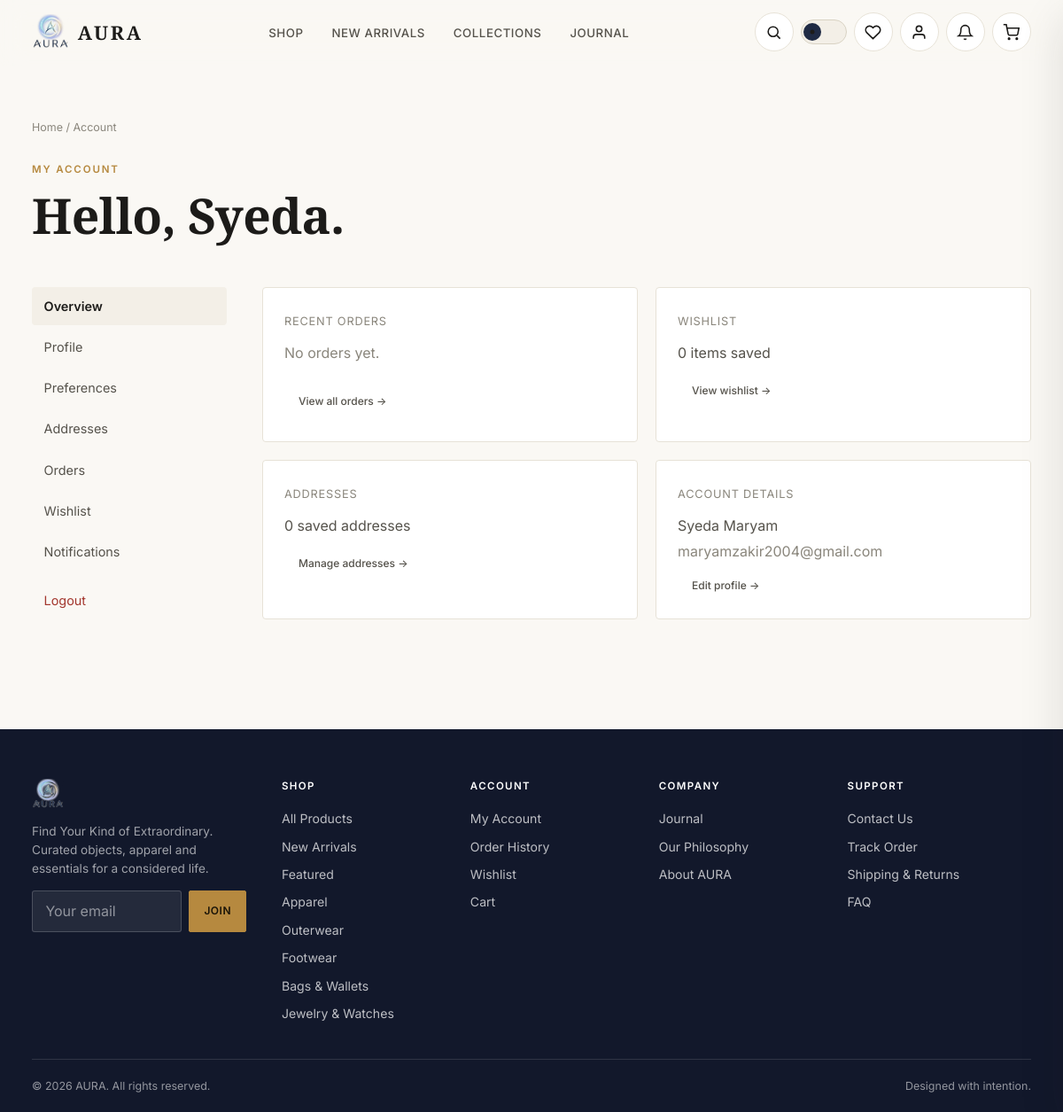
/account/ (signed in), run on an earlier commit of the app's database.
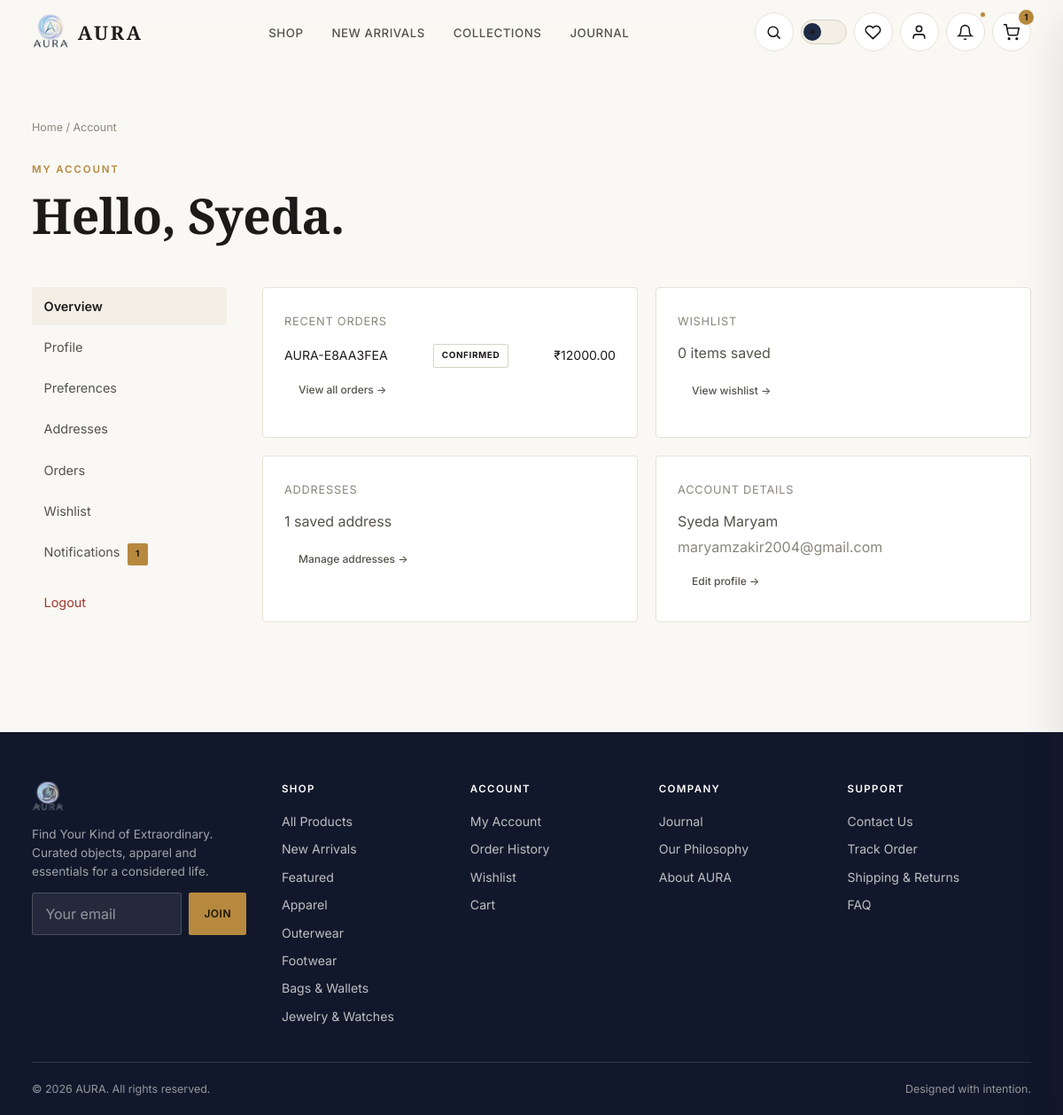
And on a later commit of the database.
### store/models.py (models this page shows, shortened)
class Category(models.Model):
    name = models.CharField(max_length=100, unique=True)
    slug = models.SlugField(max_length=120, unique=True, blank=True)
    description = models.TextField(blank=True)
    image_url = models.URLField(blank=True, help_text='External editorial image representing this category.')
    display_order = models.PositiveIntegerField(default=0)
    is_active = models.BooleanField(default=True)
    created_at = models.DateTimeField(auto_now_add=True)
    class Meta:
        verbose_name_plural = 'Categories'
        ordering = ['display_order', 'name']
    def get_absolute_url(self):
        return reverse('store:category_detail', kwargs={'slug': self.slug})

### orders/models.py (models this page shows, shortened)
class Order(models.Model):
    STATUS_CHOICES = [
        ('pending', 'Pending'),
        ('confirmed', 'Confirmed'),
        ('processing', 'Processing'),
        ('shipped', 'Shipped'),
        ('out_for_delivery', 'Out for Delivery'),
        ('delivered', 'Delivered'),
        ('cancelled', 'Cancelled'),
    ]
    PAYMENT_STATUS_CHOICES = [
        ('pending', 'Pending'),
        ('paid', 'Paid'),
        ('failed', 'Failed'),
        ('refunded', 'Refunded'),
    ]
    order_number = models.CharField(max_length=20, unique=True, editable=False)
    user = models.ForeignKey(settings.AUTH_USER_MODEL, on_delete=models.SET_NULL, null=True, related_name='orders')
    status = models.CharField(max_length=20, choices=STATUS_CHOICES, default='pending')
    payment_status = models.CharField(max_length=12, choices=PAYMENT_STATUS_CHOICES, default='pending')
    coupon = models.ForeignKey(Coupon, on_delete=models.SET_NULL, null=True, blank=True, related_name='orders')
    full_name = models.CharField(max_length=150)
    email = models.EmailField()
    phone_number = models.CharField(max_length=20)
    shipping_address_line1 = models.CharField(max_length=200)
    shipping_address_line2 = models.CharField(max_length=200, blank=True)
    shipping_city = models.CharField(max_length=100)
    shipping_state = models.CharField(max_length=100)
    shipping_postal_code = models.CharField(max_length=20)
    shipping_country = models.CharField(max_length=100, default='India')
    PAYMENT_CHOICES = [
        ('cash_on_delivery', 'Cash on Delivery'),
        ('card', 'Credit / Debit Card (simulated)'),
        ('upi', 'UPI (simulated)'),
    ]
    payment_method = models.CharField(max_length=40, choices=PAYMENT_CHOICES, default='cash_on_delivery')
    subtotal = models.DecimalField(max_digits=10, decimal_places=2, default=Decimal('0.00'))
    discount = models.DecimalField(max_digits=10, decimal_places=2, default=Decimal('0.00'))
    shipping_cost = models.DecimalField(max_digits=10, decimal_places=2, default=Decimal('0.00'))
    total = models.DecimalField(max_digits=10, decimal_places=2, default=Decimal('0.00'))
    created_at = models.DateTimeField(auto_now_add=True)
    updated_at = models.DateTimeField(auto_now=True)
    class Meta:
        ordering = ['-created_at']
    STATUS_STEPS = ['pending', 'confirmed', 'processing', 'shipped', 'out_for_delivery', 'delivered']

### accounts/views.py (the view)
# urls.py: path('account/', views.account_dashboard, name='account_dashboard'),
@login_required
def account_dashboard(request):
    recent_orders = Order.objects.filter(user=request.user)[:3]
    wishlist_count = WishlistItem.objects.filter(user=request.user).count()
    addresses = Address.objects.filter(user=request.user)
    return render(request, 'accounts/dashboard.html', {
        'recent_orders': recent_orders,
        'wishlist_count': wishlist_count,
        'addresses': addresses,
    })

### cart/context_processors.py (called while the page is built)
def cart_context(request):
    cart = getattr(request, 'cart', None)
    if cart is None:
        return {'cart_item_count': 0}
    return {'cart_item_count': cart.total_items}

### cart/models.py (called while the page is built)
    @property
    def items_qs(self):
        return self.items.select_related('product', 'product__category').all()

    @property
    def total_items(self):
        return sum(item.quantity for item in self.items_qs)

### core/context_processors.py (called while the page is built)
def site_context(request):
    from store.models import Category
    return {
        'SITE_NAME': 'AURA',
        'SITE_TAGLINE': 'Find Your Kind of Extraordinary.',
        'footer_categories': Category.objects.filter(is_active=True)[:5],
    }

### notifications/context_processors.py (called while the page is built)
def notifications_context(request):
    if request.user.is_authenticated:
        count = request.user.notifications.filter(is_read=False).count()
        return {'unread_notification_count': count}
    return {'unread_notification_count': 0}

### wishlist/context_processors.py (called while the page is built)
def wishlist_context(request):
    if request.user.is_authenticated:
        ids = list(request.user.wishlist_items.values_list('product_id', flat=True))
        return {'wishlist_product_ids': ids, 'wishlist_count': len(ids)}
    return {'wishlist_product_ids': [], 'wishlist_count': 0}

### templates/accounts/dashboard.html (shortened to what this page needs)
{% extends 'base.html' %}
{% block content %}
<section class="section container">
  <div class="breadcrumbs"><a href="{% url 'core:home' %}">Home</a> / Account</div>
  <div class="section-head">
    <div>
      <span class="eyebrow">My Account</span>
      <h1>Hello, {{ request.user.first_name|default:request.user.username }}.</h1>
    </div>
  </div>
  <div class="account-layout">
    <aside class="account-nav">
      <a href="{% url 'accounts:account_dashboard' %}" class="is-active">Overview</a>
      <a href="{% url 'accounts:profile_edit' %}">Profile</a>
      <a href="{% url 'accounts:preferences' %}">Preferences</a>
      <a href="{% url 'accounts:address_list' %}">Addresses</a>
      <a href="{% url 'orders:order_history' %}">Orders</a>
      <a href="{% url 'wishlist:wishlist_detail' %}">Wishlist</a>
      <a href="{% url 'notifications:notification_list' %}">Notifications {% if unread_notification_count > 0 %}<span class="badge badge-gold" style="margin-left:0.3rem;">{{ unread_notification_count }}</span>{% endif %}</a>
      <a href="{% url 'accounts:logout' %}" class="account-nav-logout" style="margin-top:0.5rem;">Logout</a>
    </aside>
    <div class="account-cards">
      <div class="card account-summary-card">
        <span class="text-muted" style="font-size:0.8rem; text-transform:uppercase; letter-spacing:0.06em;">Recent Orders</span>
        {% if recent_orders %}
          <div style="margin-top:0.85rem; display:flex; flex-direction:column; gap:0.75rem;">
            {% for order in recent_orders %}
              <a href="{% url 'orders:order_detail' order.order_number %}" class="account-mini-row">
                <span>{{ order.order_number }}</span>
                <span class="badge badge-outline">{{ order.get_status_display }}</span>
                <span>₹{{ order.total|floatformat:2 }}</span>
              </a>
            {% endfor %}
          </div>
        {% else %}
          <p class="text-muted" style="margin-top:0.75rem;">No orders yet.</p>
        {% endif %}
        <a href="{% url 'orders:order_history' %}" class="btn-ghost btn-sm" style="margin-top:0.5rem; display:inline-block;">View all orders &rarr;</a>
      </div>
      <div class="card account-summary-card">
        <span class="text-muted" style="font-size:0.8rem; text-transform:uppercase; letter-spacing:0.06em;">Wishlist</span>
        <p style="margin-top:0.75rem;">{{ wishlist_count }} item{{ wishlist_count|pluralize }} saved</p>
        <a href="{% url 'wishlist:wishlist_detail' %}" class="btn-ghost btn-sm">View wishlist &rarr;</a>
      </div>
      <div class="card account-summary-card">
        <span class="text-muted" style="font-size:0.8rem; text-transform:uppercase; letter-spacing:0.06em;">Addresses</span>
        <p style="margin-top:0.75rem;">{{ addresses.count }} saved address{{ addresses.count|pluralize:"es" }}</p>
        <a href="{% url 'accounts:address_list' %}" class="btn-ghost btn-sm">Manage addresses &rarr;</a>
      </div>
      <div class="card account-summary-card">
        <span class="text-muted" style="font-size:0.8rem; text-transform:uppercase; letter-spacing:0.06em;">Account Details</span>
        <p style="margin-top:0.75rem; margin-bottom:0.25rem;">{{ request.user.get_full_name|default:request.user.username }}</p>
        <p class="text-muted" style="margin-bottom:0.75rem;">{{ request.user.email }}</p>
        <a href="{% url 'accounts:profile_edit' %}" class="btn-ghost btn-sm">Edit profile &rarr;</a>
      </div>
    </div>
  </div>
</section>
{% endblock %}

### templates/includes/footer.html (shortened to what this page needs)
{% load static %}
<footer class="site-footer">
  <div class="container">
    <div class="footer-grid">
      <div class="footer-brand">
        <img src="{% static 'images/aura-logo-transparent.png' %}" alt="AURA">
        <p>{{ SITE_TAGLINE }} Curated objects, apparel and essentials for a considered life.</p>
        <form class="newsletter-form" data-newsletter-form action="{% url 'core:newsletter_signup' %}" method="post">
          <input type="email" name="email" placeholder="Your email" required aria-label="Email for newsletter">
          <button type="submit" class="btn btn-gold btn-sm">Join</button>
        </form>
      </div>
      <div>
        <h5>Shop</h5>
        <ul>
          <li><a href="{% url 'store:shop' %}">All Products</a></li>
          <li><a href="{% url 'store:shop' %}?collection=new">New Arrivals</a></li>
          <li><a href="{% url 'store:shop' %}?collection=featured">Featured</a></li>
          {% for c in footer_categories %}<li><a href="{{ c.get_absolute_url }}">{{ c.name }}</a></li>{% endfor %}
        </ul>
      </div>
      <div class="footer-col-account">
        <h5>Account</h5>
        <ul>
          <li><a href="{% url 'accounts:account_dashboard' %}">My Account</a></li>
          <li><a href="{% url 'orders:order_history' %}">Order History</a></li>
          <li><a href="{% url 'wishlist:wishlist_detail' %}">Wishlist</a></li>
          <li><a href="{% url 'cart:cart_detail' %}">Cart</a></li>
        </ul>
      </div>
      <div>
        <h5>Company</h5>
        <ul>
          <li><a href="{% url 'core:journal' %}">Journal</a></li>
          <li><a href="{% url 'core:home' %}#philosophy">Our Philosophy</a></li>
          <li><a href="{% url 'core:home' %}#story">About AURA</a></li>
        </ul>
      </div>
      <div>
        <h5>Support</h5>
        <ul>
          <li><a href="{% url 'core:contact' %}">Contact Us</a></li>
          <li><a href="{% url 'orders:order_history' %}">Track Order</a></li>
          <li><a href="{% url 'core:home' %}#shipping">Shipping &amp; Returns</a></li>
          <li><a href="{% url 'core:home' %}#faq">FAQ</a></li>
        </ul>
      </div>
    </div>
    <div class="footer-bottom">
      <span>&copy; {% now "Y" %} AURA. All rights reserved.</span>
      <span>Designed with intention.</span>
    </div>
  </div>
</footer>

What changed in the data, as far as the page shows it:
added Order: order_number "AURA-E8AA3FEA", status "CONFIRMED", total "12000.00"
Also different on the page:
{{ cart_item_count }}: (not shown) → "1"
{{ unread_notification_count }}: (not shown) → "1"
{{ addresses.count }}: "0" → "1"
text no longer shown: "No orders yet."
